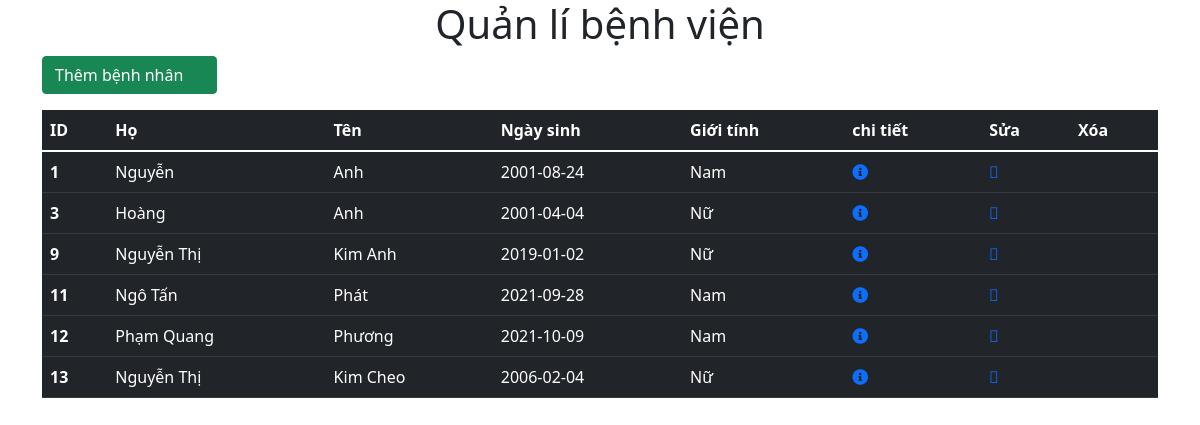
The page / on the database its author committed.
### tables this page shows
CREATE TABLE `patientt` (
  `patienid` int(10) UNSIGNED NOT NULL,
  `firstname` varchar(50) NOT NULL,
  `lastname` varchar(50) NOT NULL,
  `dateofbirth` date NOT NULL,
  `gender` tinyint(1) NOT NULL,
  `mobile` varchar(12) NOT NULL,
  `email` varchar(255) NOT NULL,
  `height` varchar(50) NOT NULL,
  `weight` varchar(50) NOT NULL,
  `blood_type` varchar(50) NOT NULL,
  `created_on` date NOT NULL DEFAULT current_timestamp(),
  `modified_on` date NOT NULL DEFAULT current_timestamp()
);

### src/index.php (the view, shortened to what this page needs)
<?php
    include './menu_footer/menu.php';
?>
    <h1 class="text-center">Quản lí bệnh viện</h1>
    <div class="container">
    <a href="them.php" class="btn btn-success mb-3"> Thêm bệnh nhân <i class="far fa-user-plus"></i></a>
        <table class="table table-dark table-hover">
            <thead>
                <tr>
                <th scope="col">ID </th>
                <th scope="col">Họ</th>
                <th scope="col">Tên</th>
                <th scope="col">Ngày sinh</th>
                <th scope="col">Giới tính</th>
                <th scope="col">chi tiết</th>
                <th scope="col">Sửa</th>
                <th scope="col">Xóa</th>
                </tr>
            </thead>
            <tbody>
                <?php
                    include './config.php';
                    $sql = "SELECT * FROM patientt";
                    $result = mysqli_query($conn,$sql);
                    if(mysqli_num_rows($result) > 0)
                    {
                        while($row = mysqli_fetch_assoc($result)){
                            echo '<tr>';
                            echo '<th scope="row">'.$row['patienid'].'</th>';
                            echo '<td>'.$row['firstname'].'</td>';
                            echo '<td>'.$row['lastname'].'</td>';
                            echo '<td>'.$row['dateofbirth'].'</td>';
                            if($row['gender'] == '1'){
                                $gender = 'Nam';
                            }else{
                                $gender = 'Nữ';
                            }
                            echo '<td>'.$gender.'</td>';
                            echo '<td><a href = "chitiet_1.php?id='.$row['patienid'].'"><i class="fas fa-info-circle"></i></a></td>';
                            echo '<td><a href = "chinhsua.php?id='.$row['patienid'].'"><i class="fal fa-user-edit"></i></a></td>';
                            echo '<td><a href = "xoa.php?id='.$row['patienid'].'"><i class="far fa-user-minus"></i></a></td>';
                            echo '</tr>';
                        }
                    }
                ?>
            </tbody>
        </table>
    </div>
<?php
    include './menu_footer/footer.php';
?>

### src/menu_footer/menu.php (shortened to what this page needs)
<!doctype html>
<html lang="en">
  <head>
    <link href="https://cdn.jsdelivr.net/npm/bootstrap@5.1.3/dist/css/bootstrap.min.css" rel="stylesheet">
    <link rel="stylesheet" href="https://pro.fontawesome.com/releases/v5.10.0/css/all.css"/>
  </head>
  <body>

### src/menu_footer/footer.php (shortened to what this page needs)
  </body>
</html>

### rows shown on the page
patientt: patienid "1", firstname "Nguyễn", lastname "Anh", dateofbirth "2001-08-24", gender "Nam"
patientt: patienid "3", firstname "Hoàng", lastname "Anh", dateofbirth "2001-04-04", gender "Nữ"
patientt: patienid "9", firstname "Nguyễn Thị", lastname "Kim Anh", dateofbirth "2019-01-02", gender "Nữ"
patientt: patienid "11", firstname "Ngô Tấn", lastname "Phát", dateofbirth "2021-09-28", gender "Nam"
patientt: patienid "12", firstname "Phạm Quang", lastname "Phương", dateofbirth "2021-10-09", gender "Nam"
patientt: patienid "13", firstname "Nguyễn Thị", lastname "Kim Cheo", dateofbirth "2006-02-04", gender "Nữ"
